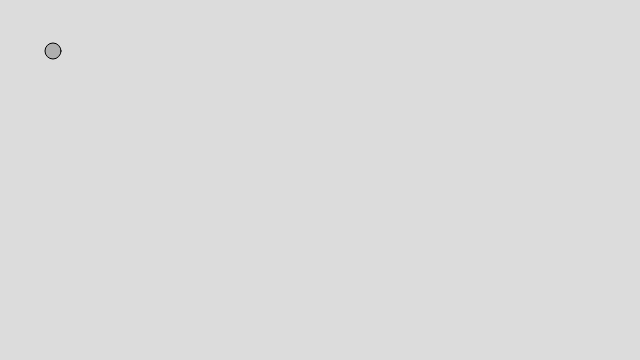
Frame 1 (no input)
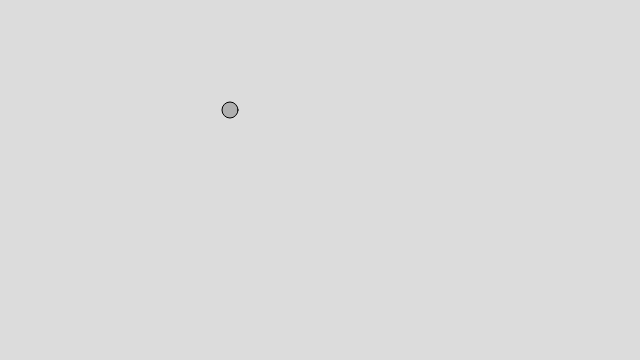
Frame 60 (no input)
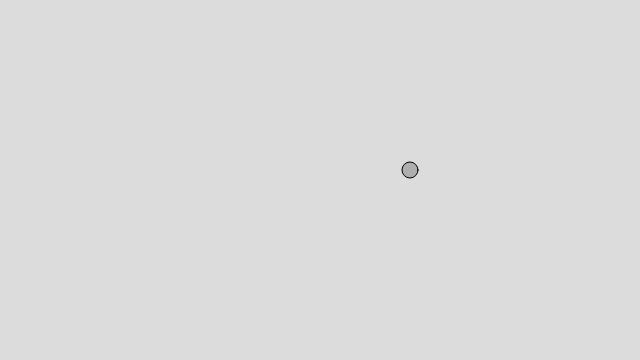
Frame 120 (the mouse pressed at the canvas centre since frame 60)

The p5.js sketch that drew these frames (run headless with seeded random() and noise() and a simulated clock; from frame 60 on, the mouse is pressed at the canvas centre):

// p5.js sketch
// ── sketch.js
let loc;
let vel;
let d = 16;

function setup() {
  createCanvas(640, 360);
  loc = createVector(50, 50);
  vel = createVector(floor(random(1, 4)), floor(random(1, 4)));
}

function draw() {
  background(220);
  loc.add(vel);

  if (loc.x > width - d || loc.x < 0 + d) {
    vel.x = vel.x * -1;
  }

  if (loc.y > height - d || loc.y < 0 + d) {
    vel.y = vel.y * -1;
  }

  stroke(0);
  fill(175);
  ellipse(loc.x, loc.y, d);
}
